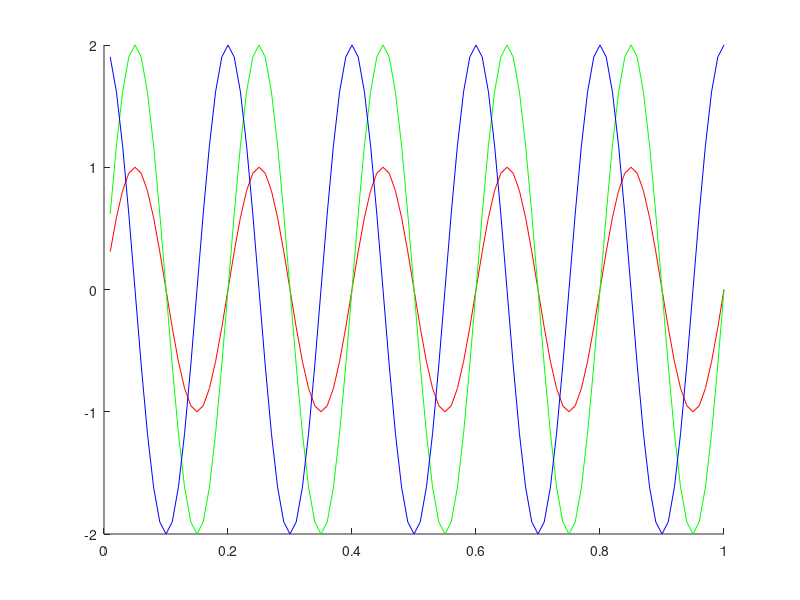

The MATLAB script that drew this image:
Fs=100; 
t=(1:100)/Fs;
s1=sin(2*pi*t*5); 
s2=2*sin(2*pi*t*5);
s3=2*sin(2*pi*t*5 + pi/2);
hold on
plot(t,s1,'-r')
hold on
plot (t,s2, '-g')
hold on
plot (t,s3, '-b')
hold off